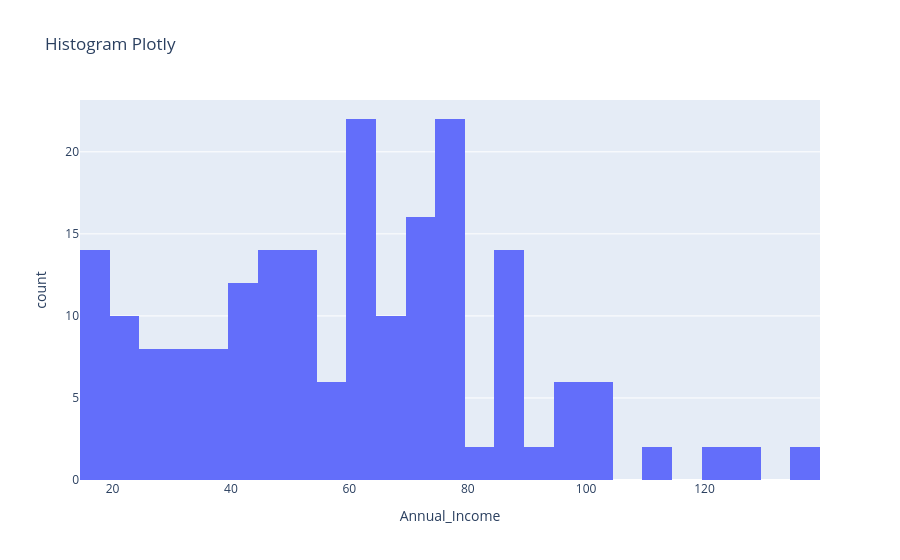

The notebook cell saved with this chart:
### Code cell
pt.histogram(mall,x ="Annual_Income",nbins=25,title="Histogram Plotly")

### Figure 1 — Plotly figure (JSON) as saved in the notebook; plotly's stock layout.template omitted (floating-point values rounded to 4 significant figures; data arrays with more than 128 entries replaced by an {"elided": "..."} marker saying what was removed)
{"data": [{"bingroup": "x", "hovertemplate": "Annual_Income=%{x}<br>count=%{y}<extra></extra>", "legendgroup": "", "marker": {"color": "#636efa", "pattern": {"shape": ""}}, "name": "", "nbinsx": 25, "orientation": "v", "showlegend": false, "type": "histogram", "x": {"elided": "202 int values"}, "xaxis": "x", "yaxis": "y"}], "layout": {"barmode": "relative", "legend": {"tracegroupgap": 0}, "title": {"text": "Histogram Plotly"}, "xaxis": {"anchor": "y", "domain": [0, 1], "title": {"text": "Annual_Income"}}, "yaxis": {"anchor": "x", "domain": [0, 1], "title": {"text": "count"}}}}
